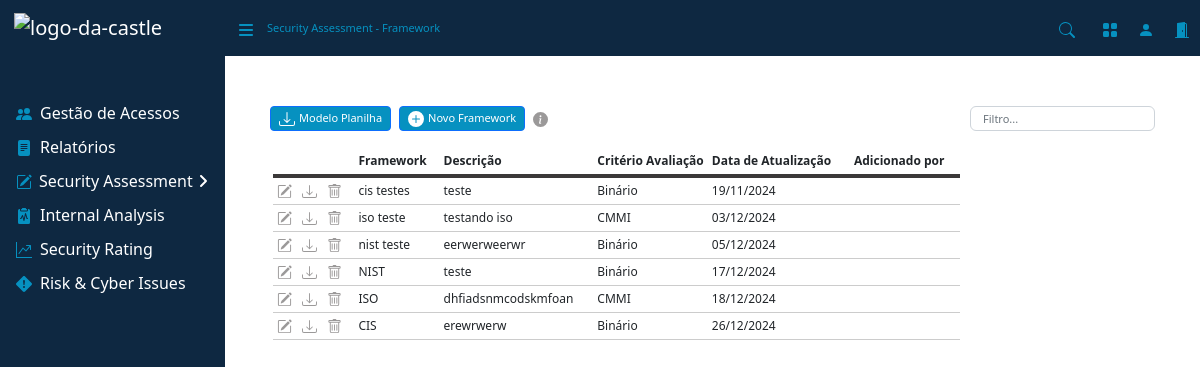
Page /framework/ on the earlier database version.
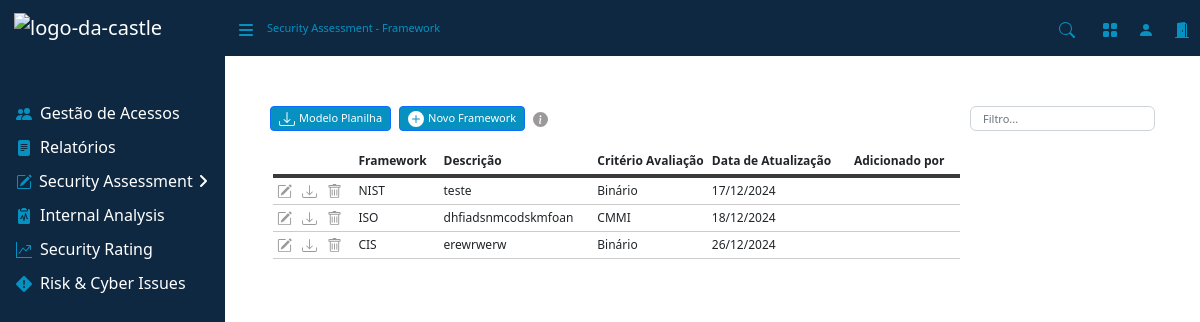
Same page on the later database version.
### assessment/models.py (models this page shows, shortened)
class FrameworkModel(models.Model):
    BINARIO = 'Binário'
    CMMI = 'CMMI'
    CONFORMIDADE = 'Conformidade'
    CRITERIO_CHOICES = [
        (BINARIO, 'Binário'),
        (CMMI, 'CMMI'),
        (CONFORMIDADE, 'Conformidade'),
    ]
    nome = models.CharField(max_length=100)
    descricao = models.TextField()
    criterio = models.CharField(max_length=20, choices=CRITERIO_CHOICES)
    excel_file = models.FileField(upload_to='uploads/')# Define para salvar na pasta media
    data_upload = models.DateField(auto_now_add=True)
    is_proprio = models.BooleanField(default=False)  # Campo booleano para checkbox

### assessment/views/framework.py (the view, shortened to what this page needs)
# urls.py: path('framework/', views.Framework.as_view(), name='framework'),
class Framework(View):
    template_name = 'paginas/framework.html'
    def get(self, request):
        frameworks = FrameworkModel.objects.all()
        form1 = MeuModeloForm()  # Inicializa o formulário no GET
        form2 = MeuModeloEditForm()
        return render(request, self.template_name, {
            'frameworks': frameworks,
            'form1': form1, # Passa o formulário de upload para o template
            'form2': form2  # Passa o formulário de edição para o template
        })

### assessment/forms.py
class MeuModeloForm(forms.ModelForm):
    class Meta:
        model = FrameworkModel
        fields = ['nome', 'descricao', 'criterio', 'is_proprio', 'excel_file']
        widgets = {
            'nome': forms.TextInput(attrs={'class': 'form-control font-small'}),
            'descricao': forms.Textarea(attrs={'class': 'form-control', 'style': 'font-size: 11px;', 'rows': 3}),
            'criterio': forms.Select(attrs={'class': 'form-select font-small', 'style': 'font-size: 10px;'}),
            'is_proprio': forms.CheckboxInput(attrs={'class': 'form-check-input'}),
            'excel_file': forms.ClearableFileInput(attrs={'class': 'form-control form-control-sm font-small'}),
        }
        labels = {
            'nome': 'Nome',
            'descricao': 'Descrição',
            'criterio': 'Critério',
            'is_proprio': 'Framework próprio?',
            'excel_file': 'Arquivo',
        }
    def __init__(self, *args, **kwargs):
        super(MeuModeloForm, self).__init__(*args, **kwargs)
        self.helper = FormHelper()
        self.helper.form_class = 'form-horizontal'
        self.helper.label_class = 'col-md-3 mb-0'
        self.helper.field_class = 'col-md-9'

### assessment/templates/paginas/framework.html (shortened to what this page needs)
{% extends 'base.html' %}
{% load crispy_forms_tags %}
{% block nav %}
    <div class="d-none d-md-inline-block sb-sidenav-menu-heading font-small" style="color: #0691c0;">
        Security Assessment - Framework
    </div>
{% endblock %}
{% block content %}
<main>
    <div class="d-flex mb-3" style="margin-top: 50px; margin-left: 45px">
        <button type="button" id="downloadIcon" onclick="window.location.href='{% url 'download_file' 'framework_generico.xlsx' %}'" class="btn btn-primary btn-sm font-small text-center d-flex align-items-center justify-content-center me-2">
            Modelo Planilha
        </button>
        <button type="button" class="btn btn-primary btn-sm font-small text-center d-flex align-items-center justify-content-center me-2" data-bs-toggle="modal" data-bs-target="#uploadModal">
            <svg width="16" height="16" fill="currentColor" class="bi bi-plus-circle-fill me-1" viewBox="0 0 16 16">
                <path d="M16 8A8 8 0 1 1 0 8a8 8 0 0 1 16 0M8.5 4.5a.5.5 0 0 0-1 0v3h-3a.5.5 0 0 0 0 1h3v3a.5.5 0 0 0 1 0v-3h3a.5.5 0 0 0 0-1h-3z"/>
            </svg>
            Novo Framework
        </button>
        <span id="infoicon">
        </span>
        <div class="ms-auto" style="margin-right: 45px">
            <input style="max-width:200px;" type="text" id="filtro" class="font-small form-control" placeholder="Filtro...">
        </div>
    </div>
    <div>
        <div class="table-responsive font-middle px-5">
            <table class="table-sm">
                <thead>
                    <tr>
                        <th scope="col"></th>
                        <th scope="col">Framework</th>
                        <th scope="col" class="col-lg">Descrição</th>
                        <th scope="col" class="col-2">Critério Avaliação</th>
                        <th scope="col">Data de Atualização</th>
                        <th scope="col">Adicionado por</th>
                    </tr>
                </thead>
                <tbody id="tabelaFrame">
                    {% for framework in frameworks %}
                    <tr>
                        <td>
                            <div class="icon-container" style="display: flex; gap: 10px;">
                                <span class="editar-framework" data-id="{{ framework.id }}" data-bs-toggle="modal" data-bs-target="#editarFrameworkModal">
                                </span>
                                {% if framework.excel_file %}
                                    <span id="downloadIcon" onclick="window.location.href='{{ framework.excel_file.url }}'">
                                    </span>
                                {% else %}
                                    <p>Nenhum arquivo disponível para download</p>
                                {% endif %}
                                <span class="btn-delete" data-id="{{ framework.id }}" data-bs-toggle="modal" data-bs-target="#confirmDeleteModal">
                                </span>
                            </div>
                        </td>
                        <td>{{ framework.nome }}</td>
                        <td>{{ framework.descricao }}</td>
                        <td>{{ framework.criterio }}</td>
                        <td>{{ framework.data_upload|date:"d/m/Y" }}</td>
                        <td></td>
                    </tr>
                    {% empty %}
                    <tr>
                        <td colspan="6">Nenhum framework registrados.</td>
                    </tr>
                    {% endfor %}
                </tbody>
            </table>
        </div>
    </div>
</main>
{% endblock %}

Differences in the rows shown:
removed FrameworkModel: nome "cis testes", descricao "teste", criterio "Binário", data_upload "19/11/2024"
removed FrameworkModel: nome "iso teste", descricao "testando iso", criterio "CMMI", data_upload "03/12/2024"
removed FrameworkModel: nome "nist teste", descricao "eerwerweerwr", criterio "Binário", data_upload "05/12/2024"
